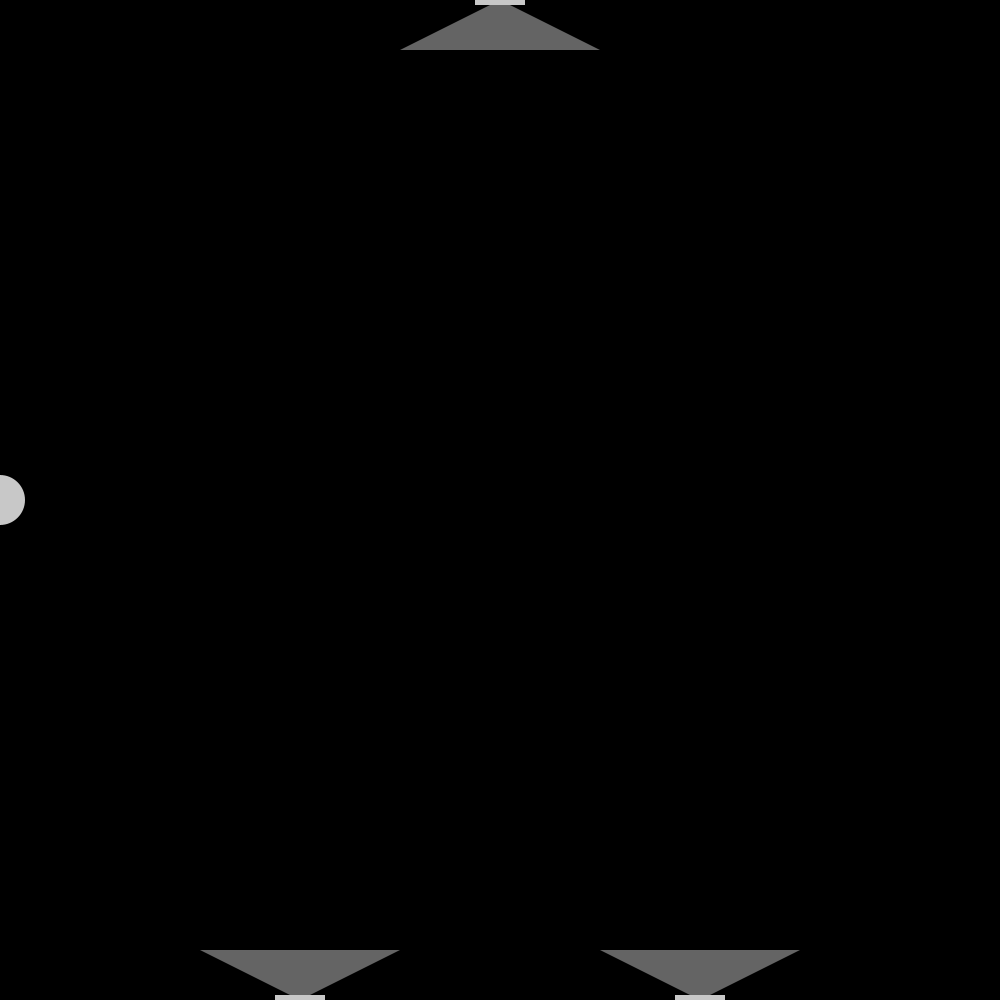
Frame 1 (no input)
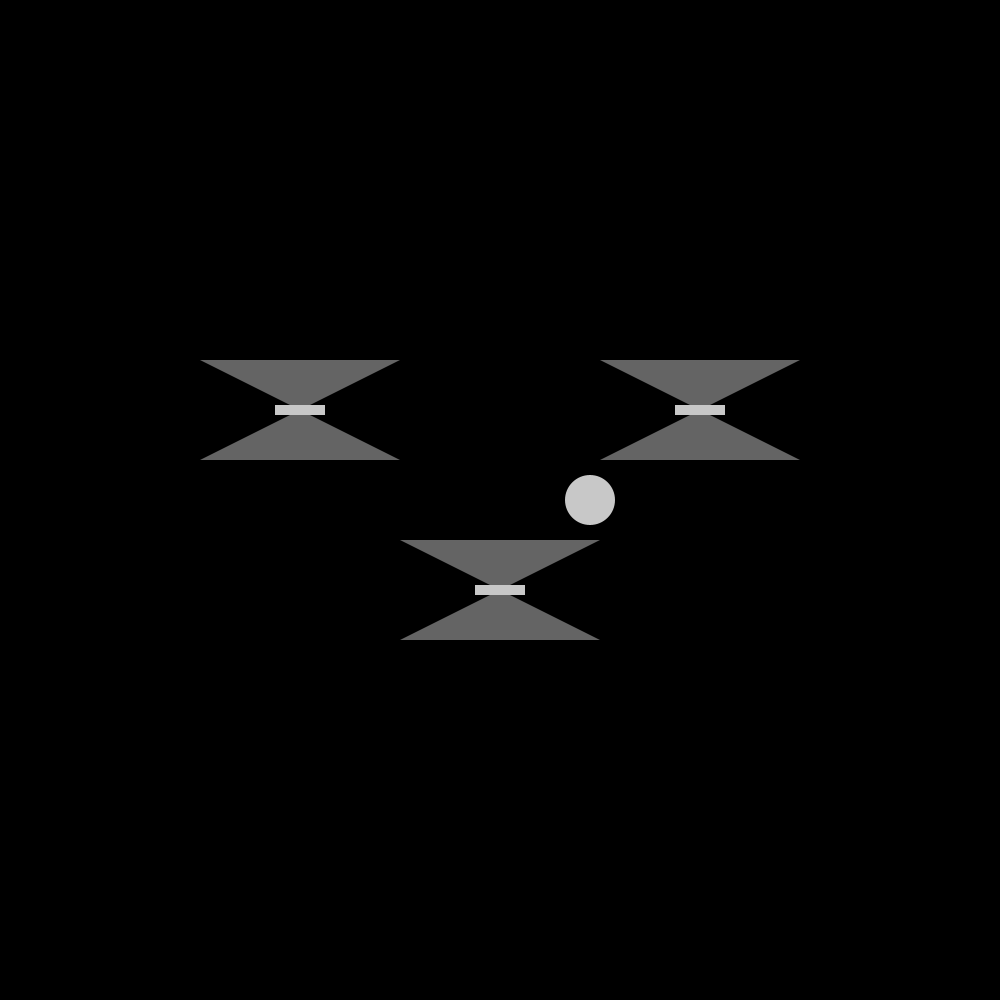
Frame 60 (the mouse pressed at the canvas centre just before this capture)
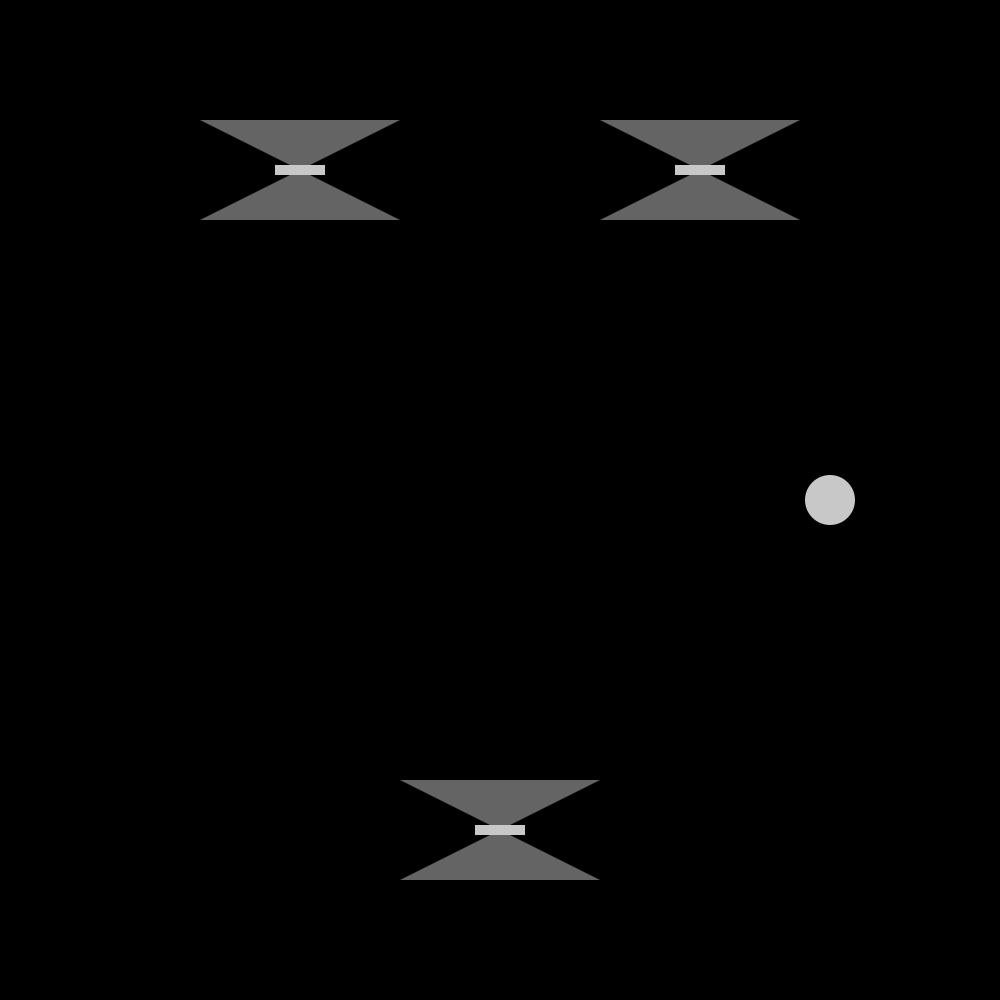
Frame 120 (the mouse held since frame 60 and released just before this capture)

The Processing sketch that drew these frames (run headless with seeded random() and noise(); from frame 60 on, the mouse is pressed at the canvas centre):

// Processing sketch: processing_70396
// ── processing_70396.pde

//Jun Min Zhong, CP1, Animation, Mods 16-17

int y=0;
int a=10;
int b=10;
int x=0;
void setup()
{
  size(1000,1000);
  noStroke();
  fill(100);
}
void draw()
{
  background(0);
 
  //center
  fill(100);
  triangle(500,y,600,y-50,400,y-50);
  triangle(500,y,600,y+50,400,y+50);
  fill(200);
  rect(475,y-5,50,10);
  
  //left
  fill(100);
  triangle(500-200,1000-y,600-200,1000-(y-50),400-200,1000-(y-50));
  triangle(500-200,1000-y,600-200,1000-(y+50),400-200,1000-(y+50));
  fill(200);
  rect(475-200,1000-(y+5),50,10);
  
  //right
  fill(100);
  triangle(500+200,1000-y,600+200,1000-(y-50),400+200,1000-(y-50));
  triangle(500+200,1000-y,600+200,1000-(y+50),400+200,1000-(y+50));
  fill(200);
  rect(475+200,1000-(y+5),50,10);
  y=y+a;
  if(y>1000)
  {
    a=-10;
  }
  if(y<0)
  {
    a=10;
  }
  
  //Projectile
  ellipse(x,500,50,50);
  x=x+b;
  if(x>1000)
  {
    b=-10;
  }
  if(x<0)
  {
    b=10;
  }
}
